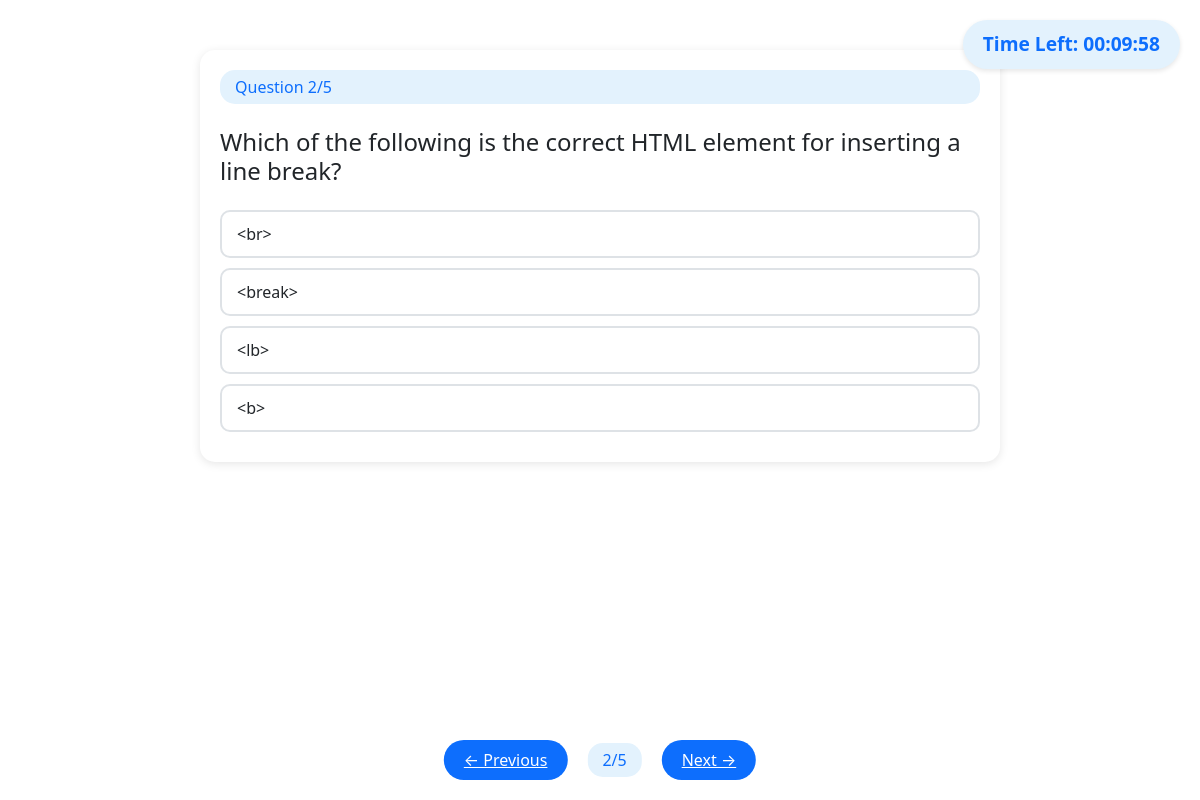
Screenshot of /quiz/2?q=1 with the database file from the repository.
### tables this page shows
CREATE TABLE questions (
            id INTEGER PRIMARY KEY AUTOINCREMENT,
            quiz_id INTEGER NOT NULL,
            question_statement TEXT NOT NULL,
            option1 TEXT NOT NULL,
            option2 TEXT NOT NULL,
            option3 TEXT NOT NULL,
            option4 TEXT NOT NULL,
            correct_option INTEGER NOT NULL,
            FOREIGN KEY (quiz_id) REFERENCES quizzes (id) ON DELETE CASCADE
        );

### app.py (the view)
@app.route('/quiz/<int:quiz_id>')
def quiz(quiz_id):
    try:
        current_q = request.args.get('q', 0, type=int)
        quiz = get_quiz_by_id(quiz_id)
        if not quiz:
            flash('Quiz not found.', 'error')
            return redirect(url_for('dashboard'))
        questions = get_quiz_questions(quiz_id)
        if not questions:
            flash('No questions found for this quiz.', 'error')
            return redirect(url_for('dashboard'))
        total_questions = len(questions)
        if current_q >= total_questions:
            flash('Invalid question number.', 'error')
            return redirect(url_for('dashboard'))
        if 'current_quiz' not in session:
            session['current_quiz'] = {
                'quiz_id': quiz_id,
                'start_time': datetime.now().strftime('%Y-%m-%d %H:%M:%S')
            }
        return render_template('quiz.html',
                             quiz=quiz,
                             questions=questions,
                             current_q=current_q,
                             total_questions=total_questions)
    except Exception as e:
        flash(f'Error loading quiz: {str(e)}', 'error')
        return redirect(url_for('dashboard'))

### Models/database.py (called while the page is built)
def get_db_connection():
    conn = sqlite3.connect(DATABASE_PATH)
    conn.row_factory = sqlite3.Row  # Enables column access by name
    return conn

### Models/models.py (called while the page is built)
def dict_factory(cursor, row):
    d = {}
    for idx, col in enumerate(cursor.description):
        d[col[0]] = row[idx]
    return d

def get_quiz_questions(quiz_id):
    conn = get_db_connection()
    conn.row_factory = dict_factory
    cursor = conn.cursor()
    try:
        cursor.execute("""
            SELECT
                id,
                question_statement,
                option1,
                option2,
                option3,
                option4,
                correct_option
            FROM questions
            WHERE quiz_id = ?
            ORDER BY id
        """, (quiz_id,))
        questions = cursor.fetchall()
        return questions
    except Exception as e:
        print(f"Error retrieving questions: {e}")
        return []
    finally:
        conn.close()

### templates/quiz.html (shortened to what this page needs)
{% extends "base.html" %}
{% block head %}
    <link rel="stylesheet" type="text/css" href="{{ url_for('static', filename='css/quiz.css') }}">
{% endblock %}
{% block content %}
    <div class="timer" id="timer">Time Left: 00:00:00</div>
    <form method="POST" action="{{ url_for('submit_quiz', quiz_id=quiz.id) }}" id="quizForm">
        <div class="question-container">
            <div class="question-number">Question {{ current_q + 1 }}/{{ total_questions }}</div>
            <h4 class="mt-4 mb-4">{{ questions[current_q].question_statement }}</h4>
            {% for i in range(1, 5) %}
            <div class="option">
                <label class="option-label" for="option{{ i }}">
                    {{ questions[current_q]['option' ~ i] }}
                </label>
            </div>
            {% endfor %}
        </div>
        <div class="question-nav">
            <a href="{{ url_for('quiz', quiz_id=quiz.id, q=(current_q-1)) }}"
               class="nav-arrow {% if current_q == 0 %}disabled{% endif %}"
               onclick="saveAnswer()">
                ← Previous
            </a>
            <span class="question-number">{{ current_q + 1 }}/{{ total_questions }}</span>
            {% if current_q + 1 < total_questions %}
                <a href="{{ url_for('quiz', quiz_id=quiz.id, q=(current_q+1)) }}"
                   class="nav-arrow"
                   onclick="saveAnswer()">
                    Next →
                </a>
            {% else %}
                <button type="submit" class="submit-btn" onclick="submitQuiz()">Submit Quiz</button>
            {% endif %}
        </div>
    </form>
{% endblock %}

### static/css/quiz.css (style rules this page uses)
.timer { position: fixed; top: 20px; right: 20px; background: #e3f2fd; padding: 10px 20px; border-radius: 25px; font-size: 1.2rem; font-weight: bold; color: #0d6efd; box-shadow: 0 2px 5px rgba(0,0,0,0.1); }
.question-nav { position: fixed; bottom: 20px; left: 50%; transform: translateX(-50%); display: flex; gap: 20px; align-items: center; }
.question-number { background: #e3f2fd; padding: 5px 15px; border-radius: 15px; color: #0d6efd; }
.nav-arrow { background: #0d6efd; color: white; border: none; padding: 8px 20px; border-radius: 20px; cursor: pointer; transition: all 0.3s; }
.question-container { max-width: 800px; margin: 50px auto; padding: 20px; background: white; border-radius: 15px; box-shadow: 0 2px 10px rgba(0,0,0,0.1); }
.option-label { display: block; padding: 10px 15px; margin: 10px 0; border: 2px solid #dee2e6; border-radius: 10px; cursor: pointer; transition: all 0.3s; }

### rows the page displays
questions: question_statement "Which of the following is the correct HTML element for inserting a line break?", option1 "<br>" "<break>" "<lb>" "<b>"

### other values shown
{{ current_q + 1 }} "2"
{{ total_questions }} "5"
